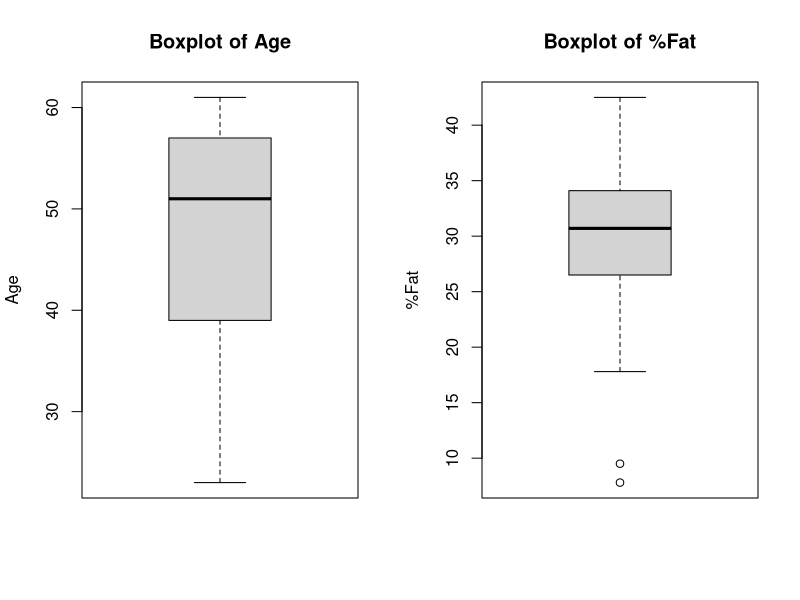
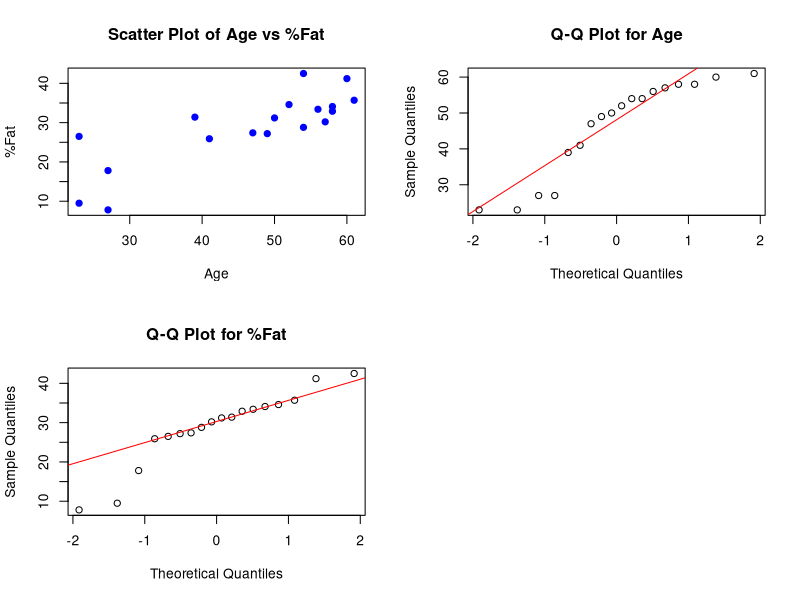

The R source for these figures, in order:

age <- c(23, 23, 27, 27, 39, 41, 47, 49, 50, 52, 54, 54, 56, 57, 58, 58, 60, 61)
fat <- c(9.5, 26.5, 7.8, 17.8, 31.4, 25.9, 27.4, 27.2, 31.2, 34.6, 42.5, 28.8, 33.4, 30.2, 34.1, 32.9, 41.2, 35.7)
age_mean <- mean(age)
age_median <- median(age)
age_sd <- sd(age)
fat_mean <- mean(fat)
fat_median <- median(fat)
fat_sd <- sd(fat)
cat("Age - Mean:", age_mean, "Median:", age_median, "Standard Deviation:", age_sd, "\n")
cat("Fat - Mean:", fat_mean, "Median:", fat_median, "Standard Deviation:", fat_sd, "\n")
par(mfrow=c(1,2)) # Set up the plotting area to have 2 columns
boxplot(age, main="Boxplot of Age", ylab="Age")
boxplot(fat, main="Boxplot of %Fat", ylab="%Fat")
par(mfrow=c(2,2))
plot(age, fat, main="Scatter Plot of Age vs %Fat", xlab="Age", ylab="%Fat", pch=19, col="blue")
qqnorm(age, main="Q-Q Plot for Age")
qqline(age, col="red")
qqnorm(fat, main="Q-Q Plot for %Fat")
qqline(fat, col="red")
par(mfrow=c(1,1))
